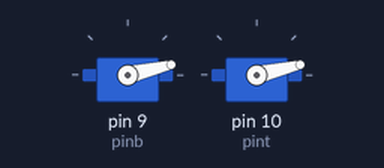
A sketch run on a simulated Arduino Uno, built with avr-gcc and run on an emulated ATmega328P. Parts: 2 × servo.

Above: at 0.15 s.
At 1.67 s:
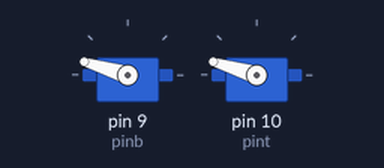
At 12.22 s:
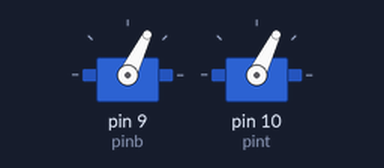
At 24.4 s:
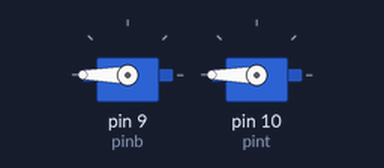
Timing chart, 0 to 25.9 s (numbered marks = the images above):
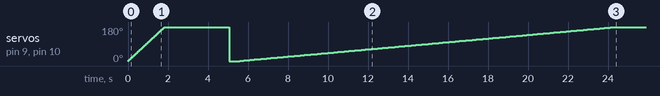

The sketch:

servotest.ino
```cpp
#include "Servo.h"
int pinb =  9;
int pint = 10;
Servo motor1;
Servo motor2;

void setup() {
  // put your setup code here, to run once:
  Serial.begin(9600);
  motor1.attach(pinb);
  motor2.attach(pint);
}

void loop() {
  // put your main code here, to run repeatedly:
  motor1.write(90);
  motor2.write(90);
  increase(0);
  decrease(180);
  position(10);
  position(100);
}

void increase(int i) {
  for(i; i < 180; i++)
  {
    motor1.write(i);
    motor2.write(i);
    delay(10);
  }
}

void decrease(int i){
  for (i; i > 0; i++)
  {
    motor1.write(i);
    motor2.write(i);
    delay(10);
  }
}
void position(int i){
  motor1.write(i);
  motor2.write(i);
}
```
